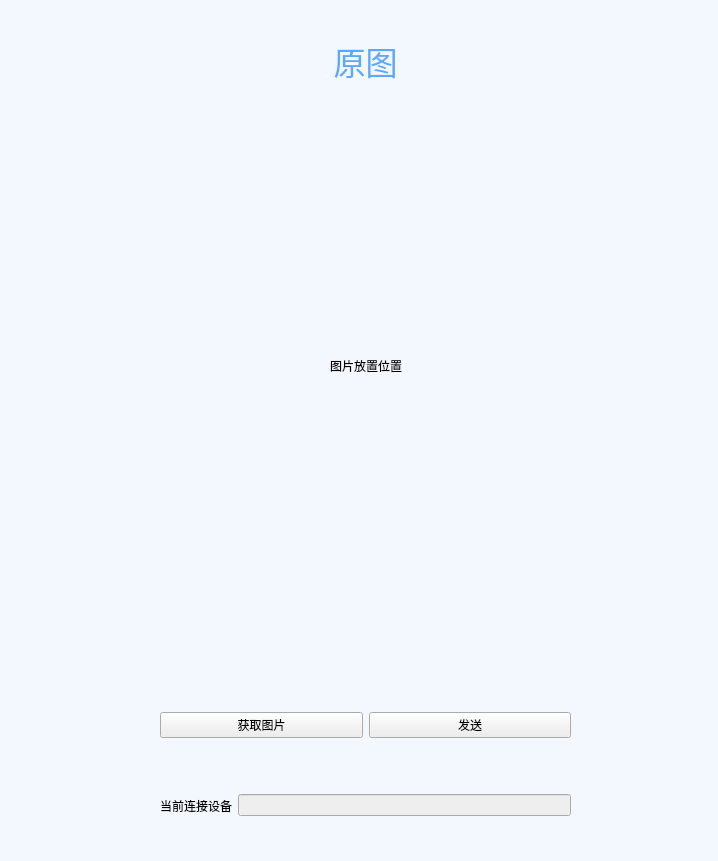
<?xml version="1.0" encoding="UTF-8"?>
<ui version="4.0">
 <class>Form</class>
 <widget class="QWidget" name="Form">
  <property name="geometry">
   <rect>
    <x>0</x>
    <y>0</y>
    <width>718</width>
    <height>861</height>
   </rect>
  </property>
  <property name="windowTitle">
   <string>发送装置</string>
  </property>
  <property name="styleSheet">
   <string notr="true">background-color: rgb(243, 248, 255);</string>
  </property>
  <widget class="QLabel" name="label11">
   <property name="geometry">
    <rect>
     <x>110</x>
     <y>110</y>
     <width>512</width>
     <height>512</height>
    </rect>
   </property>
   <property name="text">
    <string>图片放置位置</string>
   </property>
   <property name="alignment">
    <set>Qt::AlignmentFlag::AlignCenter</set>
   </property>
  </widget>
  <widget class="QWidget" name="layoutWidget">
   <property name="geometry">
    <rect>
     <x>160</x>
     <y>690</y>
     <width>411</width>
     <height>71</height>
    </rect>
   </property>
   <layout class="QHBoxLayout" name="horizontalLayout">
    <item>
     <widget class="QPushButton" name="button1_1">
      <property name="styleSheet">
       <string notr="true">background-color: rgb(238, 238, 238);</string>
      </property>
      <property name="text">
       <string>获取图片</string>
      </property>
     </widget>
    </item>
    <item>
     <widget class="QPushButton" name="button1_2">
      <property name="styleSheet">
       <string notr="true">background-color: rgb(238, 238, 238);</string>
      </property>
      <property name="text">
       <string>发送</string>
      </property>
     </widget>
    </item>
   </layout>
  </widget>
  <widget class="QLabel" name="label_2">
   <property name="geometry">
    <rect>
     <x>260</x>
     <y>30</y>
     <width>211</width>
     <height>61</height>
    </rect>
   </property>
   <property name="font">
    <font>
     <family>黑体</family>
     <pointsize>24</pointsize>
    </font>
   </property>
   <property name="acceptDrops">
    <bool>false</bool>
   </property>
   <property name="styleSheet">
    <string notr="true">color: rgb(91, 168, 255);</string>
   </property>
   <property name="text">
    <string>原图</string>
   </property>
   <property name="alignment">
    <set>Qt::AlignmentFlag::AlignCenter</set>
   </property>
  </widget>
  <widget class="QWidget" name="layoutWidget">
   <property name="geometry">
    <rect>
     <x>160</x>
     <y>780</y>
     <width>411</width>
     <height>51</height>
    </rect>
   </property>
   <layout class="QHBoxLayout" name="horizontalLayout_2">
    <item>
     <widget class="QLabel" name="label_3">
      <property name="text">
       <string>当前连接设备</string>
      </property>
     </widget>
    </item>
    <item>
     <widget class="QLineEdit" name="lineEdit">
      <property name="styleSheet">
       <string notr="true">background-color: rgb(238, 238, 238);</string>
      </property>
     </widget>
    </item>
   </layout>
  </widget>
 </widget>
 <resources/>
 <connections/>
</ui>
